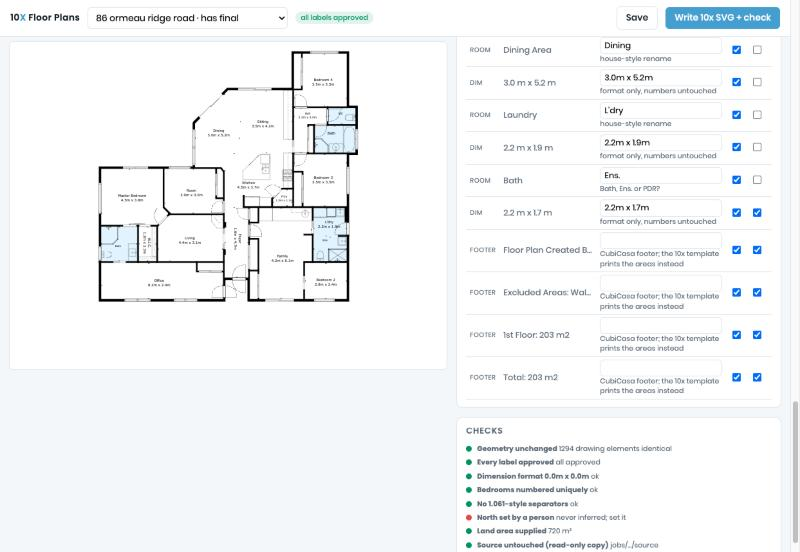
#> input picture projects/floorplan-app/refs/app-v1-ormeau.jpg, 800 x 552 px
$ python -i sitedraw.py   (imports and definitions only)
#> lines starting #> are read from the running program, lines starting #| are printed output that depends on the picture; after the words box and inside, x2 and y2 are one past the last pixel; in counts of white or black regions, pixels touching at a corner belong together
#!/usr/bin/env python3
"""Illustrated site plan drawn by code from measured data (no AI): the house is the CubiCasa plan's own
footprint, the lot is the QLD cadastre boundary, the aerial only decides placement and lawn vs paving.

    sitedraw.py <job slug> [--turn DEG] [--dx M] [--dy M]    # nudges if auto-placement is off

Needs sitegen.py to have run first (work/site-raw.png + job.json "site").
Writes work/site-drawn.png and job.json "site_drawn" {turn_deg, offset_px, score}.

Roof planes come from the footprint itself: each roof pixel slopes toward the nearest eave, so the
plane direction is the distance-transform gradient; quantising it gives hip roof planes, and the lines
between planes are the hips and ridges. That is how a hip roof on that footprint looks; the real roof
can differ (gables, skillions), which is why the result is labelled an illustration of the footprint.
"""
import argparse
import json
import math
import sys
import xml.etree.ElementTree as ET
from pathlib import Path

import cv2
import numpy as np
from PIL import Image

import render as R

HERE = Path(__file__).resolve().parent
EAVE_CM = 60
ROOFED_OVERRIDE = set()  # covered areas a person has confirmed sit under the main tiled roof
OUTDOOR = ("yard", "patio", "deck", "balcony", "porch", "terrace", "courtyard", "alfresco", "verandah", "pergola")


# [285 lines left out: functions plan_rooms, footprint_masks, rotate_mask, roofiness, place, largest_rect and 6 more, not called in this run]


def faded(png):
    """The page version: 2x, edges faded to white in a rounded card like the Gen B finals."""
#> called with png = 'refs/app-v1-ormeau.jpg'
    from PIL import ImageDraw, ImageFilter
    im = Image.open(png).convert("RGB")
#> im is the input picture: PIL image 800x552 RGB; mean R, G, B 243.7, 245.8, 247.1
    im = im.resize((im.width * 2, im.height * 2), Image.LANCZOS)
#> im: PIL image 1600x1104 RGB
    W, H = im.size
#> W = 1600; H = 1104
    f = int(W * 0.08)
#> f = 128
    m = Image.new("L", (W, H), 0)
#> m: PIL image 1600x1104 L; every value is 0
    ImageDraw.Draw(m).rounded_rectangle((f, f, W - f, H - f), radius=f * 2, fill=255)
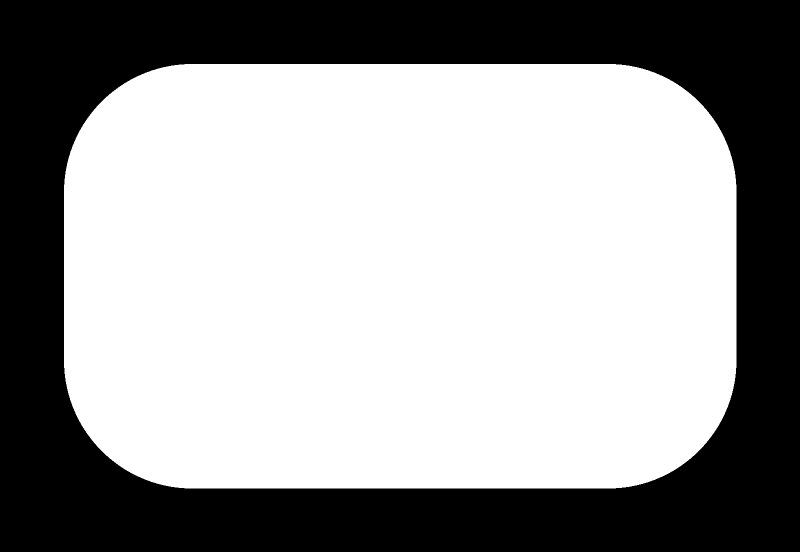
#> m: PIL image 1600x1104 L (shown at 1/2 size); 61.4% white; 1 black region, box (x1, y1, x2, y2) and area: (0, 0, 1600, 1104) 681027
    m = m.filter(ImageFilter.GaussianBlur(f * 0.7))
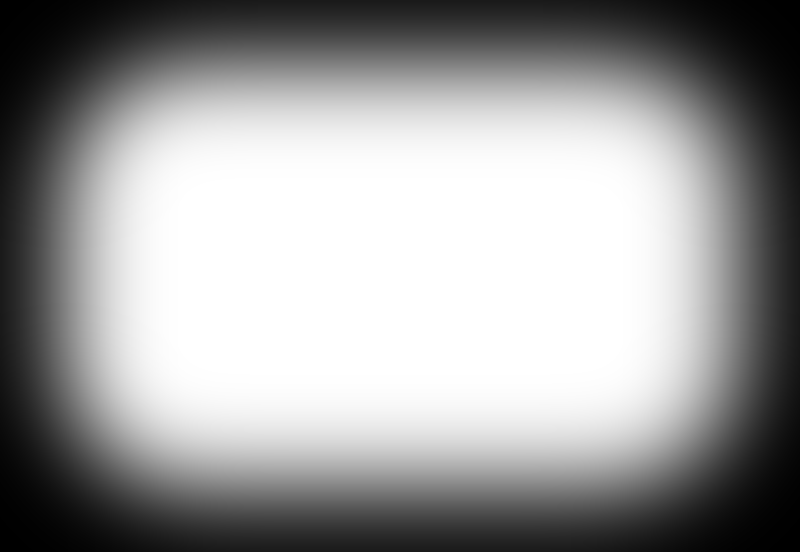
#> m: PIL image 1600x1104 L (shown at 1/2 size); min 0, max 255, mean 155.7
    out = Image.new("RGBA", (W, H), (255, 255, 255, 0))
    out.paste(im, (0, 0), m)
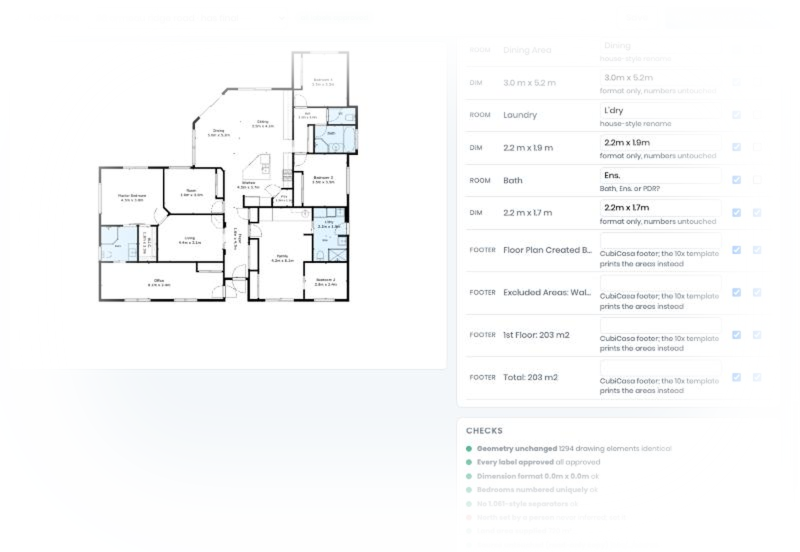
#> out: PIL image 1600x1104 RGBA (shown at 1/2 size); mean R, G, B, A 248.2, 249, 249.6, 155.7; transparent parts drawn white
    dst = Path(png).with_name(Path(png).stem + "-faded.png")
    out.save(dst)
    return dst.resolve()


# [68 lines left out: functions main_traced, main, not called in this run]


# [2 lines not run here, left out]

>>> result = faded('refs/app-v1-ormeau.jpg')
